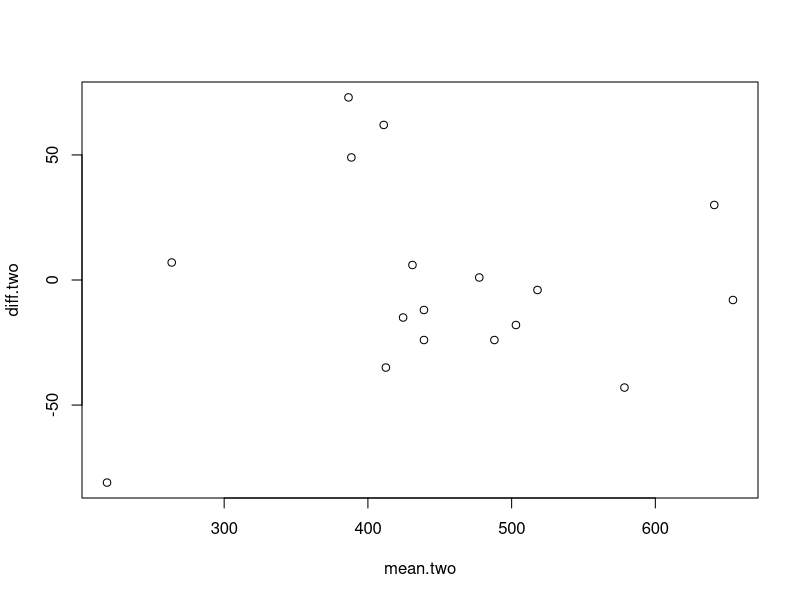
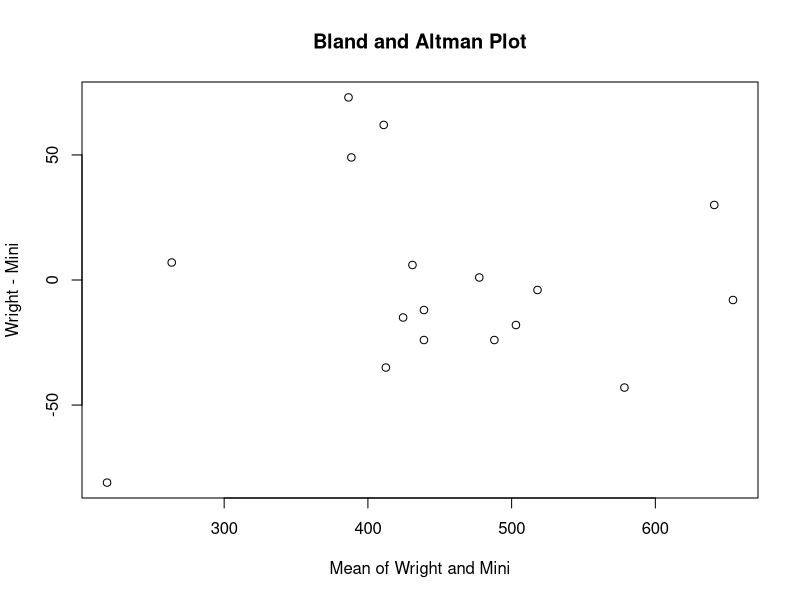
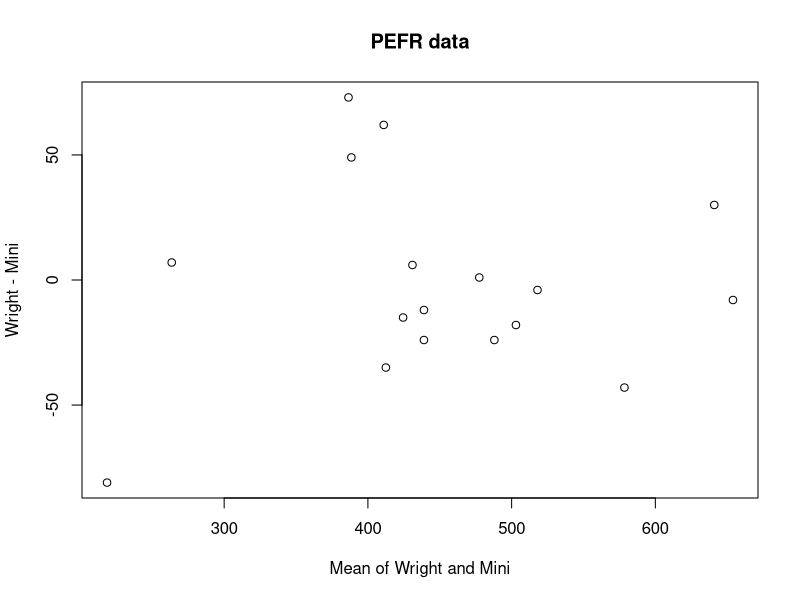
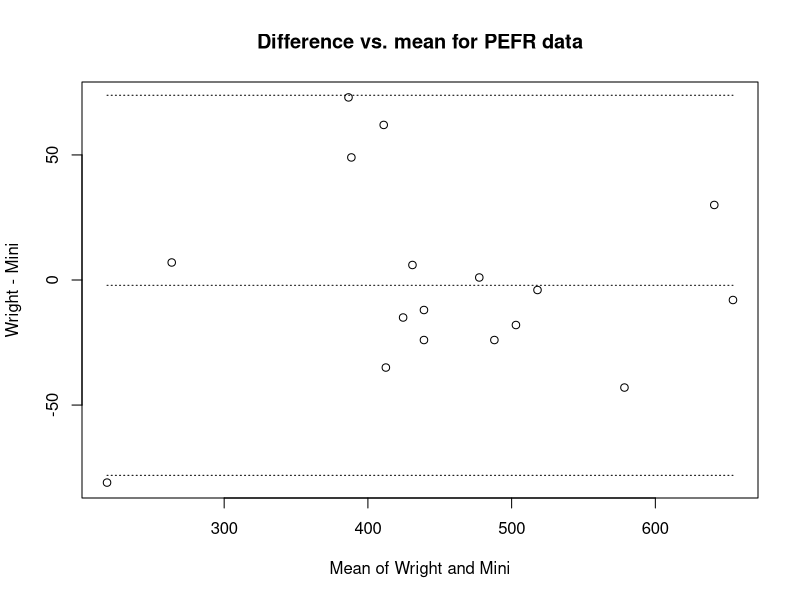
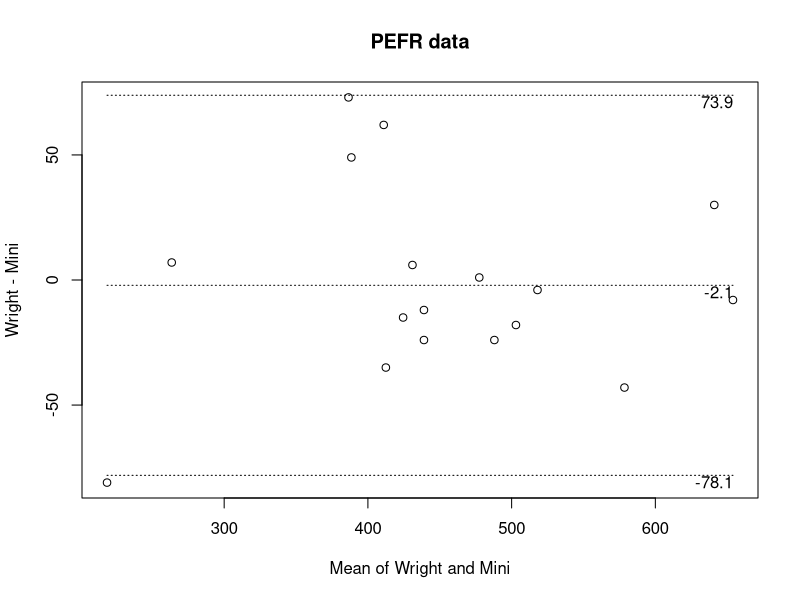
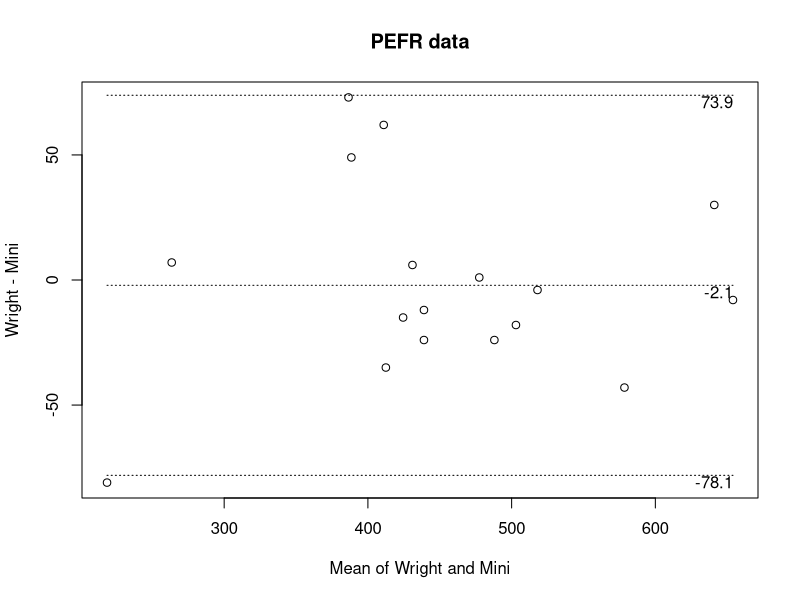
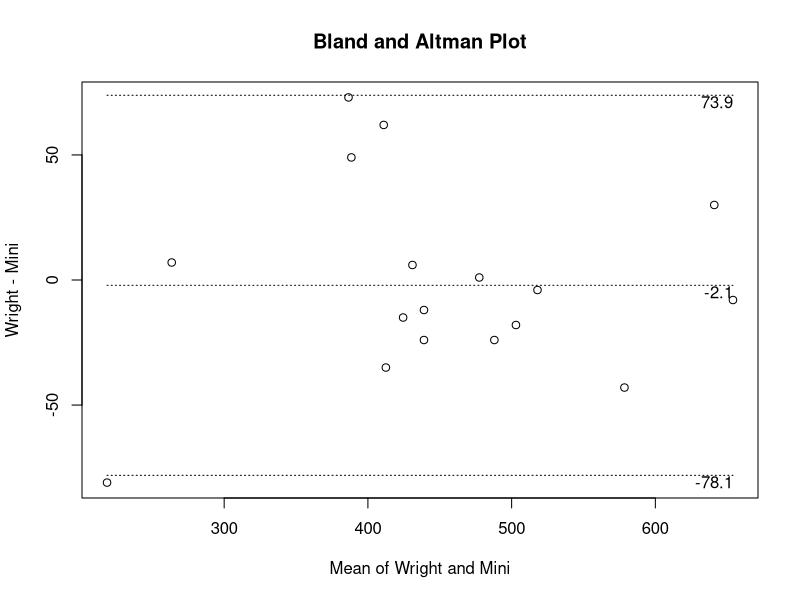

R code for these plots, in order:
## ---- chunk 1
ba <- read.table("ba.dat", header = TRUE)
attach(ba)
## ---- chunk 2
ba
## ---- chunk 3
print(ba)
ba
summary(ba)
## ---- chunk 4
ba.plot <- function(a, b) {
  mean.two <- (a + b) / 2
  diff.two <- a - b
  plot(mean.two, diff.two)
}
## ---- chunk 5
ba.plot(Wright, Mini)
## ---- chunk 6
ba.plot <- function(a, b, title = "Bland and Altman Plot") {
  a.txt <- deparse(substitute(a))
  b.txt <- deparse(substitute(b))
  x.lab <- paste("Mean of", a.txt, "and", b.txt)
  y.lab <- paste(a.txt, "-", b.txt)
  mean.two <- (a + b) / 2
  diff.two <- a - b
  plot(mean.two, diff.two, xlab = x.lab, ylab = y.lab, main = title)
}
## ---- chunk 7
ba.plot(Wright, Mini)
## ---- chunk 8
ba.plot(Wright, Mini, title = "PEFR data")
## ---- chunk 9
ba.plot <- function(a, b, title = "Bland and Altman Plot") {
  a.txt <- deparse(substitute(a))
  b.txt <- deparse(substitute(b))
  x.lab <- paste("Mean of", a.txt, "and", b.txt)
  y.lab <- paste(a.txt, "-", b.txt)
  mean.two <- (a + b) / 2
  diff.two <- a - b
  plot(mean.two, diff.two, xlab = x.lab, ylab = y.lab, main = title) 
  mean.diff <- mean(diff.two)
  sd.diff <- sd(diff.two)
  upper <- mean.diff + 1.96 * sd.diff
  lower <- mean.diff - 1.96 * sd.diff
  lines(x = range(mean.two), y = c(mean.diff, mean.diff), lty = 3) 
  lines(x = range(mean.two), y = c(upper, upper), lty = 3)
  lines(x = range(mean.two), y = c(lower, lower), lty = 3)
}
## ---- chunk 10
help(par)
## ---- chunk 11
ba.plot(Wright, Mini, title = "Difference vs. mean for PEFR data")
## ---- chunk 12
ba.plot <- function(a, b, title = "Bland and Altman Plot") {
  a.txt <- deparse(substitute(a))
  b.txt <- deparse(substitute(b))
  x.lab <- paste("Mean of", a.txt, "and", b.txt)
  y.lab <- paste(a.txt, "-", b.txt)
  mean.two <- (a + b) / 2
  diff.two <- a - b
  plot(mean.two, diff.two, xlab = x.lab, ylab = y.lab, main = title) 
  mean.diff <- mean(diff.two)
  sd.diff <- sd(diff.two)
  upper <- mean.diff + 1.96 * sd.diff
  lower <- mean.diff - 1.96 * sd.diff
  lines(x = range(mean.two), y = c(mean.diff, mean.diff), lty = 3) 
  lines(x = range(mean.two), y = c(upper, upper), lty = 3)
  lines(x = range(mean.two), y = c(lower, lower), lty = 3)
  m.text <- round(mean.diff, digits = 1)
  u.text <- round(upper , digits = 1)
  l.text <- round(lower, digits = 1)
  text(max(mean.two), mean.diff, m.text, adj = c(1,1)) 
  text(max(mean.two), upper, u.text, adj = c(1,1)) 
  text(max(mean.two), lower, l.text, adj = c(1,1))
}
## ---- chunk 13
ba.plot(Wright, Mini, title = "PEFR data")
## ---- chunk 14
ba.plot <- function(a, b, title = "Bland and Altman Plot") {
  a.txt <- deparse(substitute(a))
  b.txt <- deparse(substitute(b))
  x.lab <- paste("Mean of", a.txt, "and", b.txt)
  y.lab <- paste(a.txt, "-", b.txt)
  mean.two <- (a + b) / 2
  diff.two <- a - b
  plot(mean.two, diff.two, xlab = x.lab, ylab = y.lab, main = title) 
  mean.diff <- mean(diff.two)
  sd.diff <- sd(diff.two)
  upper <- mean.diff + 1.96 * sd.diff
  lower <- mean.diff - 1.96 * sd.diff
  lines(x = range(mean.two), y = c(mean.diff, mean.diff), lty = 3) 
  lines(x = range(mean.two), y = c(upper, upper), lty = 3)
  lines(x = range(mean.two), y = c(lower, lower), lty = 3)
  m.text <- round(mean.diff, digits = 1)
  u.text <- round(upper , digits = 1)
  l.text <- round(lower, digits = 1)
  text(max(mean.two), mean.diff, m.text, adj = c(1,1)) 
  text(max(mean.two), upper, u.text, adj = c(1,1)) 
  text(max(mean.two), lower, l.text, adj = c(1,1))
  ba <- list(mean = mean.diff, limits = c(lower, upper))
  class(ba) <- "ba"
  return(ba)
}
## ---- chunk 15
print.ba <- function(x) {
  cat("Mean difference     : ", x$mean, "\n",
      "Limits of agreement : ", x$limits[1], "; ", x$limits[2], "\n",
      sep = "")
}
## ---- chunk 16
ba.plot(Wright, Mini, title = "PEFR data")
## ---- chunk 17
ba.test <- ba.plot(Wright, Mini)
print(ba.test)
ba.test
ba.test$mean
ba.test$limits
ba.test$limits[1]
ba.test$limits[2]
